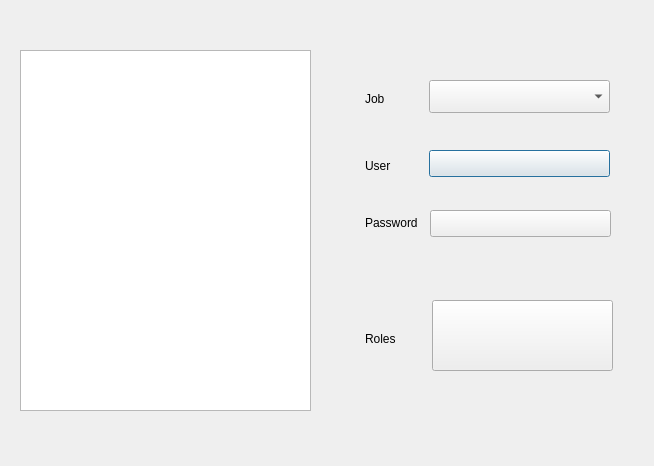
<?xml version="1.0" encoding="UTF-8"?>
<ui version="4.0">
 <class>Dialog</class>
 <widget class="QDialog" name="Dialog">
  <property name="geometry">
   <rect>
    <x>0</x>
    <y>0</y>
    <width>654</width>
    <height>466</height>
   </rect>
  </property>
  <property name="windowTitle">
   <string>Dialog</string>
  </property>
  <widget class="QListWidget" name="lstUsers">
   <property name="geometry">
    <rect>
     <x>20</x>
     <y>50</y>
     <width>291</width>
     <height>361</height>
    </rect>
   </property>
  </widget>
  <widget class="QComboBox" name="cmbJob">
   <property name="geometry">
    <rect>
     <x>429</x>
     <y>80</y>
     <width>181</width>
     <height>33</height>
    </rect>
   </property>
  </widget>
  <widget class="QPushButton" name="btnUserName">
   <property name="enabled">
    <bool>true</bool>
   </property>
   <property name="geometry">
    <rect>
     <x>429</x>
     <y>150</y>
     <width>181</width>
     <height>27</height>
    </rect>
   </property>
   <property name="text">
    <string/>
   </property>
   <property name="autoDefault">
    <bool>true</bool>
   </property>
   <property name="flat">
    <bool>false</bool>
   </property>
  </widget>
  <widget class="QPushButton" name="btnPassw">
   <property name="enabled">
    <bool>true</bool>
   </property>
   <property name="geometry">
    <rect>
     <x>430</x>
     <y>210</y>
     <width>181</width>
     <height>27</height>
    </rect>
   </property>
   <property name="text">
    <string/>
   </property>
   <property name="autoDefault">
    <bool>true</bool>
   </property>
   <property name="flat">
    <bool>false</bool>
   </property>
  </widget>
  <widget class="QPushButton" name="btnGrouups">
   <property name="enabled">
    <bool>true</bool>
   </property>
   <property name="geometry">
    <rect>
     <x>432</x>
     <y>300</y>
     <width>181</width>
     <height>71</height>
    </rect>
   </property>
   <property name="sizePolicy">
    <sizepolicy hsizetype="Fixed" vsizetype="Fixed">
     <horstretch>0</horstretch>
     <verstretch>0</verstretch>
    </sizepolicy>
   </property>
   <property name="text">
    <string/>
   </property>
   <property name="autoDefault">
    <bool>true</bool>
   </property>
   <property name="flat">
    <bool>false</bool>
   </property>
  </widget>
  <widget class="QLabel" name="lblJob">
   <property name="geometry">
    <rect>
     <x>365</x>
     <y>90</y>
     <width>54</width>
     <height>17</height>
    </rect>
   </property>
   <property name="text">
    <string>Job</string>
   </property>
  </widget>
  <widget class="QLabel" name="lblUser">
   <property name="geometry">
    <rect>
     <x>365</x>
     <y>157</y>
     <width>54</width>
     <height>17</height>
    </rect>
   </property>
   <property name="text">
    <string>User</string>
   </property>
  </widget>
  <widget class="QLabel" name="lblPassw">
   <property name="geometry">
    <rect>
     <x>365</x>
     <y>214</y>
     <width>54</width>
     <height>17</height>
    </rect>
   </property>
   <property name="text">
    <string>Password</string>
   </property>
  </widget>
  <widget class="QLabel" name="lblRole">
   <property name="geometry">
    <rect>
     <x>365</x>
     <y>330</y>
     <width>54</width>
     <height>17</height>
    </rect>
   </property>
   <property name="text">
    <string>Roles</string>
   </property>
  </widget>
 </widget>
 <resources/>
 <connections/>
</ui>
